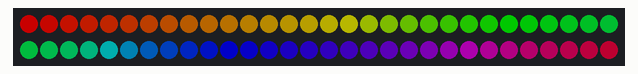
The sketch below on a simulated Arduino Mega 2560, built with avr-gcc and run on an emulated ATmega2560. Shown: 60 RGB LEDs in strip order, left to right, continuing on the next row. Dim RGB values are drawn brighter than linear.

Above: at 0.01 s.
At 0.54 s:
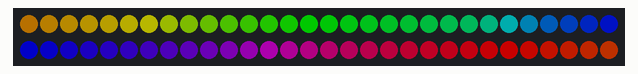
At 1.17 s:
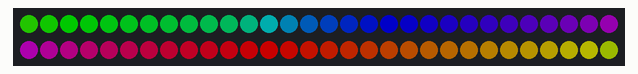
At 1.6 s:
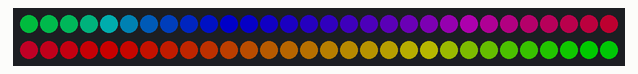
At 2.02 s:
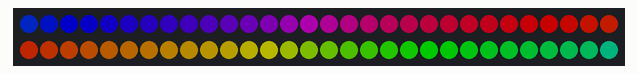
At 3.08 s:
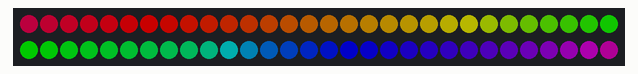

Measured:
- by itself, everything shown: repeats every 3.4 s, in 64 steps

The sketch:

ledstrip.ino
```cpp
#include <FastLED.h>

#define LED_PIN     24
#define NUM_LEDS    60
#define LED_TYPE    WS2812B
#define COLOR_ORDER GRB

CRGB leds[NUM_LEDS];

void setup() {
  FastLED.addLeds<LED_TYPE, LED_PIN, COLOR_ORDER>(leds, NUM_LEDS);
  FastLED.setBrightness(100); // 0–255
}
int count=0;
void loop() {
  // Turn all LEDs off
  for (int i = 0; i < NUM_LEDS; i++) {
    leds[i] = CRGB::Black;
  }

  // Example: light each LED with a different color
  for (int i = 0; i < NUM_LEDS; i++) {
    leds[i] = CHSV((count+i) * 4, 255, 255); // rainbow
  }
  count++;

  FastLED.show();
  delay(50);
}
```
